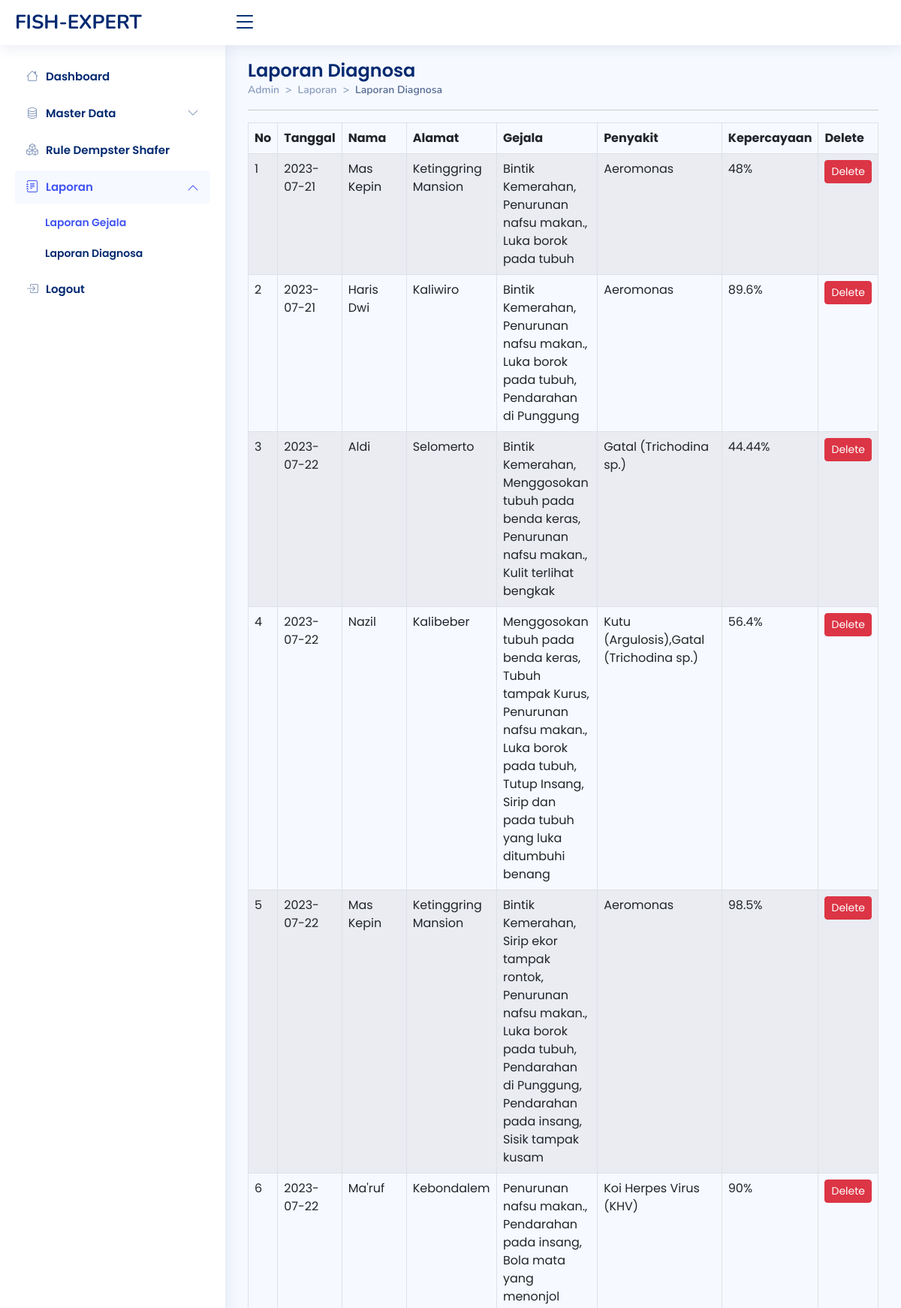
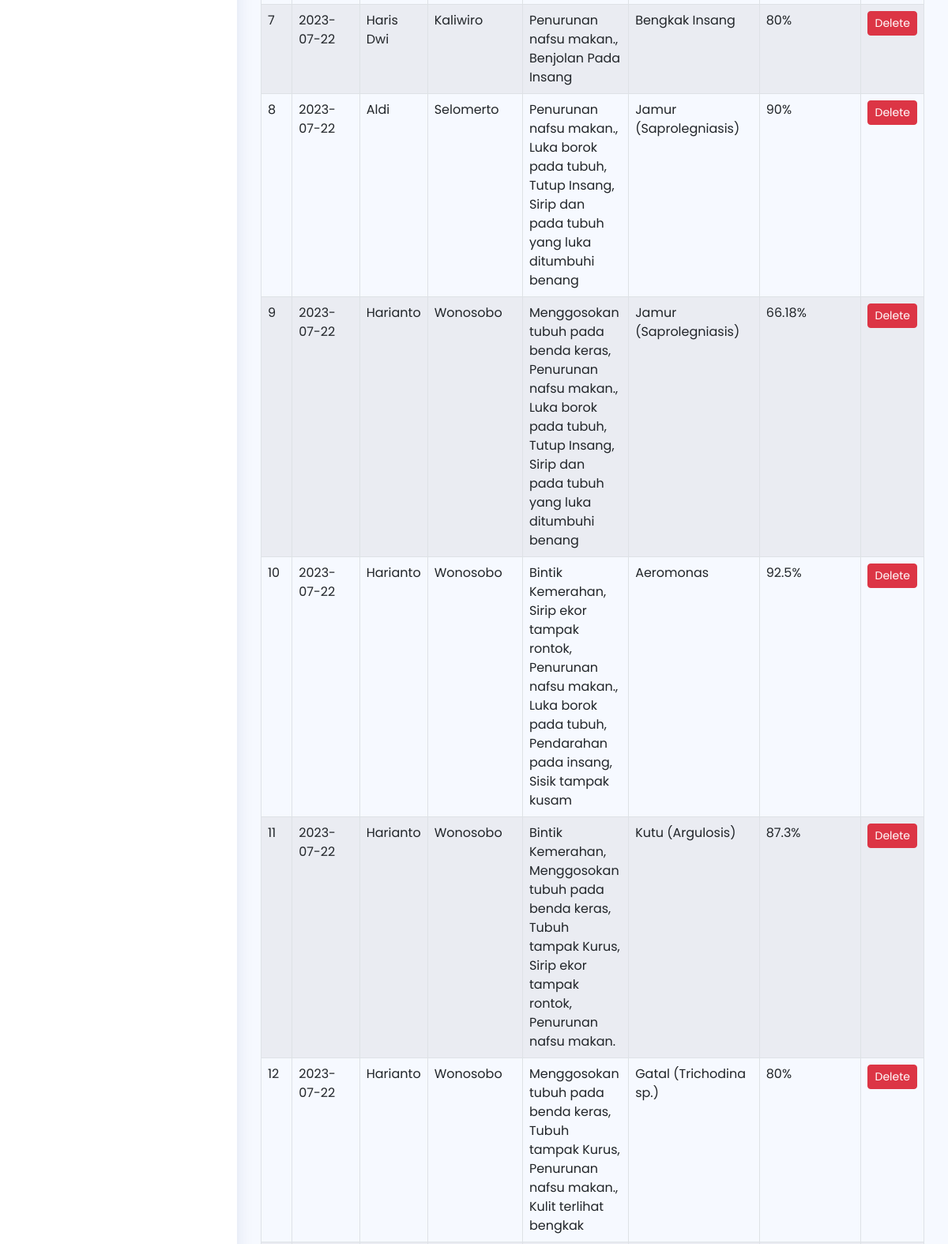
Page /dist/admin/laporan/lapDiagnosa.php (upper part) on the committed database (2 pictures, top to bottom).
### tables this page shows
CREATE TABLE `lapdiagnosa` (
  `id` int(4) NOT NULL,
  `nama` varchar(100) NOT NULL,
  `alamat` varchar(100) NOT NULL,
  `tgl_konsul` date NOT NULL,
  `gejala` text NOT NULL,
  `penyakit` varchar(100) NOT NULL,
  `kepercayaan` varchar(50) NOT NULL
);

### dist/admin/laporan/lapDiagnosa.php (the view, shortened to what this page needs)
<!DOCTYPE html>
<html lang="en">
<head>
  <link href="../../vendor/bootstrap/css/bootstrap.min.css" rel="stylesheet">
  <link rel="stylesheet" href="https://cdn.jsdelivr.net/npm/bootstrap-icons@1.10.2/font/bootstrap-icons.css">
  <link href="../../vendor/boxicons/css/boxicons.min.css" rel="stylesheet">
  <link href="../../vendor/quill/quill.snow.css" rel="stylesheet">
  <link href="../../vendor/quill/quill.bubble.css" rel="stylesheet">
  <link href="../../vendor/remixicon/remixicon.css" rel="stylesheet">
  <link href="../../vendor/simple-datatables/style.css" rel="stylesheet">
  <link href="../../css/style.css" rel="stylesheet">
</head>
<body>
  <header id="header" class="header fixed-top d-flex align-items-center">
    <div class="d-flex align-items-center justify-content-between">
      <a href="../index.php" class="logo d-flex align-items-center">
        <span class="d-none d-lg-block">FISH-EXPERT</span>
      </a>
      <i class="bi bi-list toggle-sidebar-btn"></i>
    </div>
  </header>
  <aside id="sidebar" class="sidebar">
    <ul class="sidebar-nav" id="sidebar-nav">
      <li class="nav-item">
        <a class="nav-link collapsed" href="../index.php">
          <i class="bi bi-house"></i>
          <span>Dashboard</span>
        </a>
      </li>
      <li class="nav-item">
        <a class="nav-link collapsed" data-bs-target="#components-nav" data-bs-toggle="collapse" href="#">
          <i class="bi bi-database"></i><span>Master Data</span><i class="bi bi-chevron-down ms-auto"></i>
        </a>
      </li>
      <li class="nav-item">
        <a class="nav-link collapsed" href="../rules/rules.php">
          <i class="bi bi-boxes"></i>
          <span>Rule Dempster Shafer</span>
        </a>
      </li>
      <li class="nav-item">
        <a class="nav-link" data-bs-target="#forms-nav" data-bs-toggle="collapse" href="#">
          <i class="bi bi-journal-text"></i><span>Laporan</span><i class="bi bi-chevron-down ms-auto"></i>
        </a>
        <ul id="forms-nav" class="nav-content collapse show" data-bs-parent="#sidebar-nav">
          <li>
            <a href="./lapgejala.php" class="active">
              <span>Laporan Gejala</span>
            </a>
          </li>
          <li>
            <a href="./lapDiagnosa.php">
              <span>Laporan Diagnosa</span>
            </a>
          </li>
        </ul>
      </li>
      <li class="nav-item">
        <a class="nav-link collapsed" href="javascript:;" data-bs-toggle="modal" data-bs-target="#logoutmodal">
          <i class="bi bi-box-arrow-in-right"></i>
          <span>Logout</span>
        </a>
      </li>
    </ul>
  </aside>
  <main id="main" class="main">
    <div class="pagetitle">
      <h1>Laporan Diagnosa</h1>
      <nav style="--bs-breadcrumb-divider: '>';">
        <ol class="breadcrumb">
          <li class="breadcrumb-item"><a href="index.php">Admin</a></li>
          <li class="breadcrumb-item">Laporan</li>
          <li class="breadcrumb-item active">Laporan Diagnosa</li>
        </ol>
      </nav>
      <hr>
    </div>
    <section>
      <div class="row">
        <div class="col-md-12">
          <div class="table-responsive">
            <table id="myTable" class="table table-striped table-hover table-bordered">
              <thead>
                <tr>
                  <th>No</th>
                  <th>Tanggal</th>
                  <th>Nama</th>
                  <th>Alamat</th>
                  <th>Gejala</th>
                  <th>Penyakit</th>
                  <th>Kepercayaan</th>
                  <th>Delete<input type="hidden" id="texthapus"></th>
                </tr>
              </thead>
              <tbody>
                <?php
                include "../../../koneksi.php";
                $sql = "SELECT * FROM lapDiagnosa  ORDER BY id";
                $qry = mysqli_query($koneksi, $sql) or die("SQL Error" . mysqli_error($koneksi));
                $no = 0;
                while ($data = mysqli_fetch_array($qry)) {
                  $no++;
                ?>
                  <tr>
                    <td><?php echo $no; ?></td>
                    <td><?php echo $data['tgl_konsul']; ?></td>
                    <td><?php echo $data['nama']; ?></td>
                    <td><?php echo $data['alamat']; ?></td>
                    <td><?php echo $data['gejala']; ?></td>
                    <td><?php echo $data['penyakit']; ?></td>
                    <td><?php echo $data['kepercayaan']; ?>%</td>
                    <td><a onClick="return HapusData('<?php echo $data['id']; ?>');" class="btn btn-danger btn-sm" data-bs-toggle="modal" data-bs-target="#hapusmodal">Delete</a>
                    </td>
                  </tr><?php } ?>
              </tbody>
            </table>
          </div>
        </div>
      </div>
    </section>
  </main>
</body>
</html>

### rows in the picture
lapdiagnosa: tgl_konsul "2023-07-21", nama "Mas Kepin", alamat "Ketinggring Mansion", gejala "Bintik Kemerahan, Penurunan nafsu makan., Luka borok pada tubuh", penyakit "Aeromonas", kepercayaan "48"
lapdiagnosa: tgl_konsul "2023-07-21", nama "Haris Dwi", alamat "Kaliwiro", gejala "Bintik Kemerahan, Penurunan nafsu makan., Luka borok pada tubuh, Pendarahan di Punggung", penyakit "Aeromonas", kepercayaan "89.6"
lapdiagnosa: tgl_konsul "2023-07-22", nama "Aldi", alamat "Selomerto", gejala "Bintik Kemerahan, Menggosokan tubuh pada benda keras, Penurunan nafsu makan., Kulit terlihat bengkak", penyakit "Gatal (Trichodina sp.)", kepercayaan "44.44"
lapdiagnosa: tgl_konsul "2023-07-22", nama "Nazil", alamat "Kalibeber", gejala "Menggosokan tubuh pada benda keras, Tubuh tampak Kurus, Penurunan nafsu makan., Luka borok pada tubuh, Tutup Insang, Sirip dan pada tubuh yang luka ditumbuhi benang", penyakit "Kutu (Argulosis),Gatal (Trichodina sp.)", kepercayaan "56.4"
lapdiagnosa: tgl_konsul "2023-07-22", nama "Mas Kepin", alamat "Ketinggring Mansion", gejala "Bintik Kemerahan, Sirip ekor tampak rontok, Penurunan nafsu makan., Luka borok pada tubuh, Pendarahan di Punggung, Pendarahan pada insang, Sisik tampak kusam", penyakit "Aeromonas", kepercayaan "98.5"
lapdiagnosa: tgl_konsul "2023-07-22", nama "Ma'ruf", alamat "Kebondalem", gejala "Penurunan nafsu makan., Pendarahan pada insang, Bola mata yang menonjol", penyakit "Koi Herpes Virus (KHV)", kepercayaan "90"
lapdiagnosa: tgl_konsul "2023-07-22", nama "Haris Dwi", alamat "Kaliwiro", gejala "Penurunan nafsu makan., Benjolan Pada Insang", penyakit "Bengkak Insang", kepercayaan "80"
lapdiagnosa: tgl_konsul "2023-07-22", nama "Aldi", alamat "Selomerto", gejala "Penurunan nafsu makan., Luka borok pada tubuh, Tutup Insang, Sirip dan pada tubuh yang luka ditumbuhi benang", penyakit "Jamur (Saprolegniasis)", kepercayaan "90"
lapdiagnosa: tgl_konsul "2023-07-22", nama "Harianto", alamat "Wonosobo", gejala "Menggosokan tubuh pada benda keras, Penurunan nafsu makan., Luka borok pada tubuh, Tutup Insang, Sirip dan pada tubuh yang luka ditumbuhi benang", penyakit "Jamur (Saprolegniasis)", kepercayaan "66.18"
lapdiagnosa: tgl_konsul "2023-07-22", nama "Harianto", alamat "Wonosobo", gejala "Bintik Kemerahan, Sirip ekor tampak rontok, Penurunan nafsu makan., Luka borok pada tubuh, Pendarahan pada insang, Sisik tampak kusam", penyakit "Aeromonas", kepercayaan "92.5"
lapdiagnosa: tgl_konsul "2023-07-22", nama "Harianto", alamat "Wonosobo", gejala "Bintik Kemerahan, Menggosokan tubuh pada benda keras, Tubuh tampak Kurus, Sirip ekor tampak rontok, Penurunan nafsu makan.", penyakit "Kutu (Argulosis)", kepercayaan "87.3"
lapdiagnosa: tgl_konsul "2023-07-22", nama "Harianto", alamat "Wonosobo", gejala "Menggosokan tubuh pada benda keras, Tubuh tampak Kurus, Penurunan nafsu makan., Kulit terlihat bengkak", penyakit "Gatal (Trichodina sp.)", kepercayaan "80"
